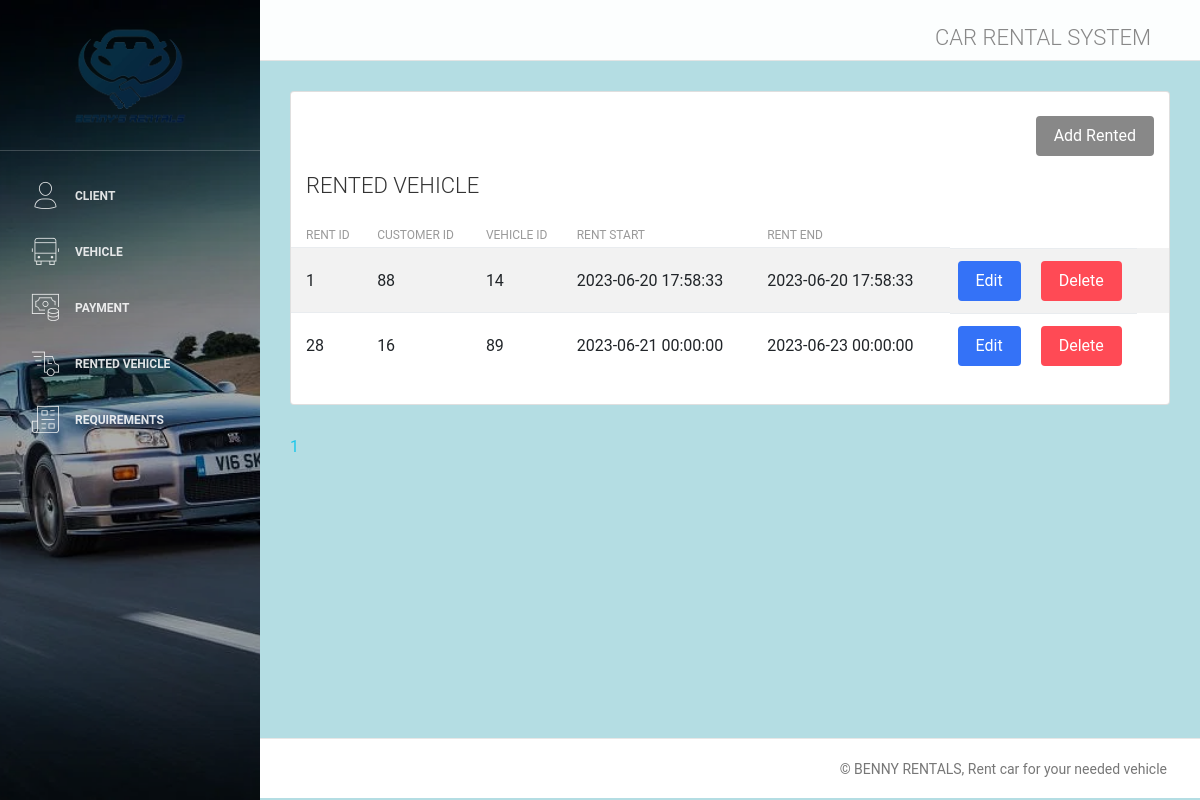
Page /rent.php on the committed database.
### tables this page shows
CREATE TABLE `rent` (
  `rent_id` int(255) NOT NULL,
  `vehicle_id` int(255) NOT NULL,
  `customer_id` int(255) NOT NULL,
  `rent_start` datetime NOT NULL,
  `rent_end` datetime NOT NULL
);

### rent.php (the view, shortened to what this page needs)
<html lang="en">
<head>
    <link rel="stylesheet" href="https://maxcdn.bootstrapcdn.com/font-awesome/latest/css/font-awesome.min.css" />
    <link href="assets/css/bootstrap.min.css" rel="stylesheet" />
    <link href="assets/css/light-bootstrap-dashboard.css?v=2.0.0 " rel="stylesheet" />
    <link href="assets/css/demo.css" rel="stylesheet" />
</head>
<body>
<?php
        require('config/db.php');
        $results= 10;
        $query = "SELECT * FROM rent";
        $result = mysqli_query($conn, $query);
        $number_of_result = mysqli_num_rows($result);
        $number_of_page = ceil($number_of_result / $results);
        if(!isset($_GET['page'])){
            $page = 1;
        }else{
            $page = $_GET['page'];
        }
        $page_first_ = ($page-1) * $results;
        $query = "SELECT rent.rent_id, rent.vehicle_id, rent.customer_id, rent.rent_start, rent.rent_end FROM rent
                  WHERE rent.rent_id = rent.rent_id ORDER BY rent.rent_id ASC LIMIT $page_first_, $results";
        $result = mysqli_query($conn, $query);
        $rents = mysqli_fetch_all($result, MYSQLI_ASSOC);
    ?>
<div class="wrapper">
        <div class="sidebar" data-image="assets/img/car.png">
        <div class="sidebar-wrapper">
        <?php include('include/sidebar.php'); ?>
        <div class="main-panel">
        <?php include('include/navbar.php'); ?>
        <div class="content">
        <div class="container-fluid">
                <div class = "row">
                <div class="col-md-12">
                <div class="card strpied-tabled-with-hover">
                <br/>
                <div class="col-md-12">
                <a href="rent_add.php">
                    <button type="submit" class="btn btn-dark btn-fill pull-right">Add Rented</button>
                        </a>
                        </div>
                        <div class="card-header ">
                        <h4 class="card-title">RENTED VEHICLE</h4>
                        </div>
                        <div class="card-body table-full-width table-responsive">
                        <table class="table table-hover table-striped">
                        <thead>
                            <th>Rent ID</th>
                            <th>Customer ID</th>
                            <th>Vehicle ID</th>
                            <th>Rent Start</th>
                            <th>Rent End</th>
                        </thead>
                            <tbody>
                        <?php foreach($rents as $rent) : ?>
                            <tr>
                            <td><?php echo $rent['rent_id']; ?></td>
                            <td><?php echo $rent['customer_id']; ?></td>
                            <td><?php echo $rent['vehicle_id']; ?></td>
                            <td><?php echo $rent['rent_start']; ?></td>
                            <td><?php echo $rent['rent_end']; ?></td>
                            <td>
                            <a href="rent_edit.php?id=<?php echo $rent['rent_id']; ?>" style="padding-right: 20px;">
                            <button type="submit" class ="btn btn-primary btn-fill pull-right ">Edit</button>
                            </a>
                             <a href="rent_delete.php?rent_id=<?php echo $rent['rent_id']; ?>">
                            <button type="submit" class ="btn btn-danger btn-fill pull-right">Delete</button>
                            </a>
                        </td>
                            </tr>
                        <?php endforeach ?>
                            </tbody>
                            </table>
                            </div>
                        </div>
                    </div>
                    </div>
                    <?php
                        for($page=1; $page <= $number_of_page; $page++){
                        echo '<a href = "client.php?page='. $page .'" style="margin-right: 3px">' . $page . '</a>';
                        }
                    ?>
             </div>
             </div>
             <footer class="footer">
                <div class="container-fluid">
                <nav>
                      <p class="copyright text-center">
                            © BENNY RENTALS,
                          Rent car for your needed vehicle
                        </p>
                    </nav>
                </div>
            </footer>
        </div>
</body>
</html>

### rows in the picture
rent: rent_id "1", customer "88", vehicle "14", rent_start "2023-06-20 17:58:33", rent_end "2023-06-20 17:58:33"
rent: rent_id "28", customer "16", vehicle "89", rent_start "2023-06-21 00:00:00", rent_end "2023-06-23 00:00:00"
